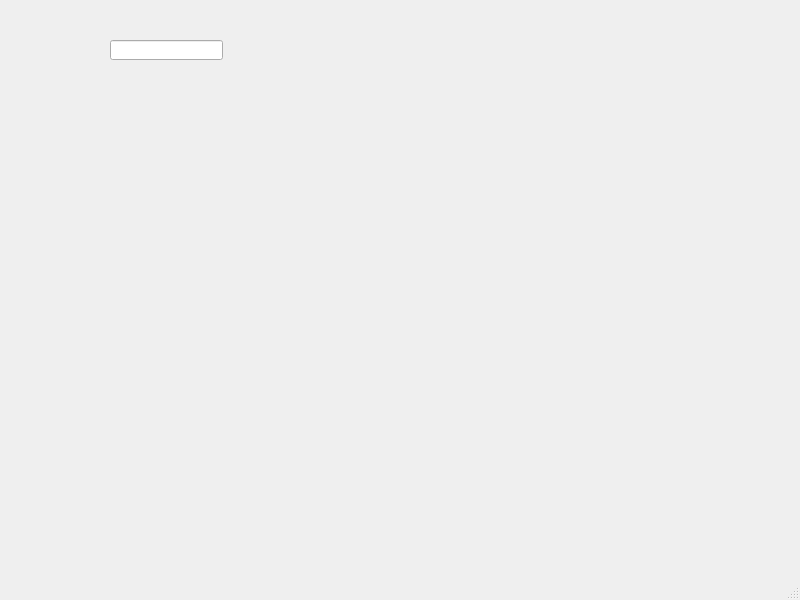
<?xml version="1.0" encoding="UTF-8"?>
<ui version="4.0">
 <class>MainWindow</class>
 <widget class="QMainWindow" name="MainWindow">
  <property name="geometry">
   <rect>
    <x>0</x>
    <y>0</y>
    <width>800</width>
    <height>600</height>
   </rect>
  </property>
  <property name="windowTitle">
   <string>MainWindow</string>
  </property>
  <widget class="QWidget" name="centralwidget">
   <widget class="QLineEdit" name="lineEdit">
    <property name="geometry">
     <rect>
      <x>110</x>
      <y>40</y>
      <width>113</width>
      <height>20</height>
     </rect>
    </property>
   </widget>
  </widget>
  <widget class="QMenuBar" name="menubar">
   <property name="geometry">
    <rect>
     <x>0</x>
     <y>0</y>
     <width>800</width>
     <height>21</height>
    </rect>
   </property>
  </widget>
  <widget class="QStatusBar" name="statusbar"/>
 </widget>
 <resources/>
 <connections/>
</ui>
